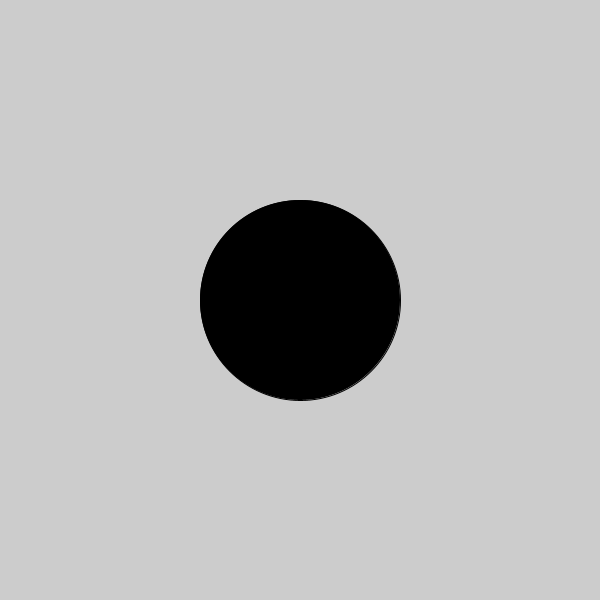
Frame 1 (no input)
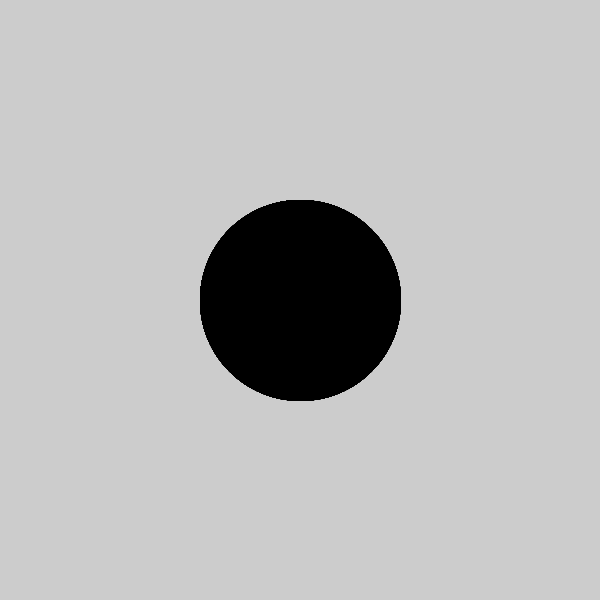
Frame 60 (the mouse pressed at the canvas centre just before this capture)
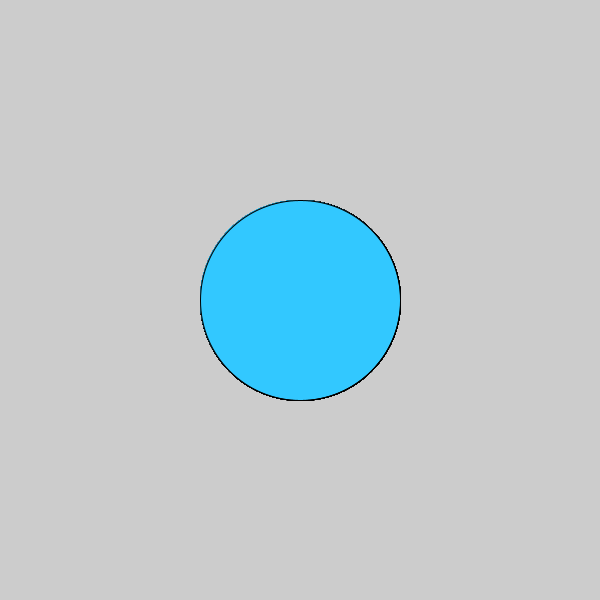
Frame 120 (the mouse held since frame 60 and released just before this capture)

The Processing sketch that drew these frames (run headless with seeded random() and noise(); from frame 60 on, the mouse is pressed at the canvas centre):

// Processing sketch: c_LogicalDot
// ── c_LogicalDot.pde

void setup() {
  
// 1. Set the size of the sketch. Make it 600 pixels square. 
  size(600,600);

}

void draw() {
  
// 2. Draw an ellipse
// Run the program to make sure it works before moving on.


// 3. Change the color of the ellipse when the mouse is pressed.
//    Use the following code, but put your colors where indicated
//    Remember to use the   fill()  command to set colors.

if (mousePressed) {
  fill(50,200,255);
} else {
  
   fill(0,0,0);
  
}  
  ellipse(300,300, 200,200);
  
  
}
